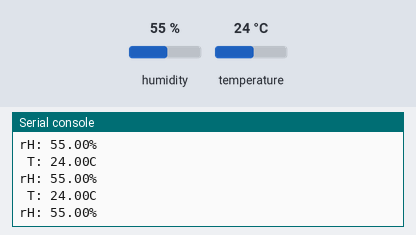
Bench run of a program on a simulated MicroPython board. Parts: the last lines printed to the serial console. The test bench sets the inputs (shaded band); at power-on: humidity 55 %, temperature 24 °C.

Above: at 1.2 s.
1.3 s: humidity set to 22 %
At 2.02 s:
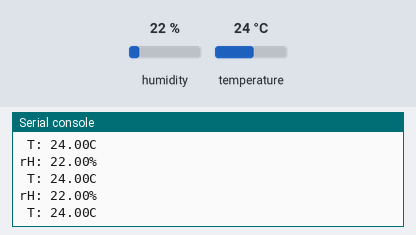
2.8 s: temperature set to 12 °C
At 2.83 s:
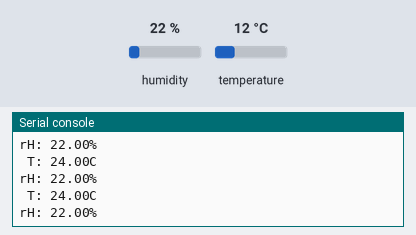
4.3 s: humidity set to 40 %
At 4.35 s:
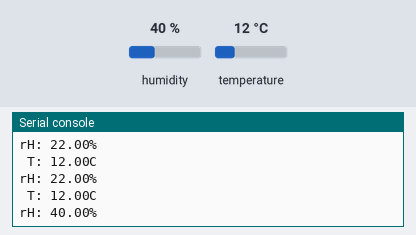
Timing chart, 0 to 7.3 s (numbered marks = the images above; inputs shaded):
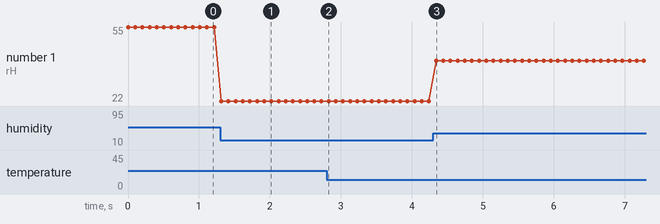

Measured:
- after the input at 1.3 s, the serial console: prints a new line at once (image 1)
- after the input at 4.3 s, the serial console: prints a new line at once (image 3)
- plotted number 1: 55 → 22 after the input at 1.3 s, 22 → 40 after the input at 4.3 s

The program:

Valori_Sensori_temperatura_e_Umidit_.py
```python
import time
import hts221
from machine import Pin, I2C

#Connessione tramite I2C per la condivisione dei dati del sensore hts221
bus = I2C(1, scl=Pin(15), sda=Pin(14))
hts = hts221.HTS221(bus)

while (True):
    #Richiamo le funzioni incluse all'interno della libreria hts221 di openMV
    rH   = hts.humidity()
    temp = hts.temperature()

    #Valore in percentuale dell'umidità
    print ("rH: %.2f%%" %(rH))
    time.sleep_ms(100)

    #Valore della temperatura
    print(" T: %.2fC"%(temp))
```
